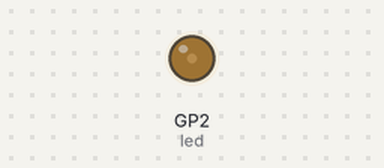
A program run on a simulated Raspberry Pi Pico running MicroPython. Shown: output pins drawn as LEDs (lit = HIGH).

Above: at 0.05 s.
At 0.2 s:
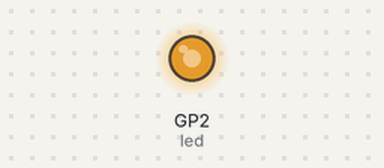
At 0.3 s:
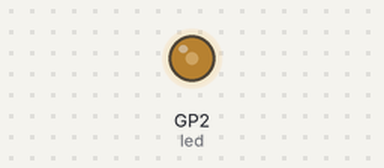
At 0.4 s:
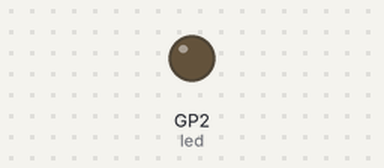
Timing chart, 0 to 3.0 s (numbered marks = the images above):
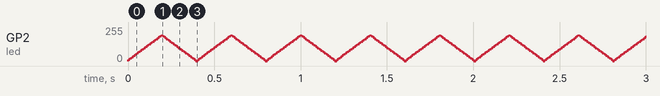

The program:

02_pulsing_led.py
```python
# Note: circuit does not have a resistor. Add 330 ohm on negative lead side
from machine import Pin, PWM
import utime
led = PWM(Pin(2))
led.freq(1000) # Set the frequency value
led_value = 0 #LED brightness initial value
led_speed = 5 # Change brightness in increments of 5
if __name__ == '__main__':
    while True:
        led_value += led_speed
        led.duty_u16(int(led_value * 500)) # Set the duty cycle, between 0-65535
        utime.sleep_ms(10)
        if led_value >= 100:
            led_value = 100
            led_speed = -5
        elif led_value <= 0:
            led_value = 0
            led_speed = 5
```
